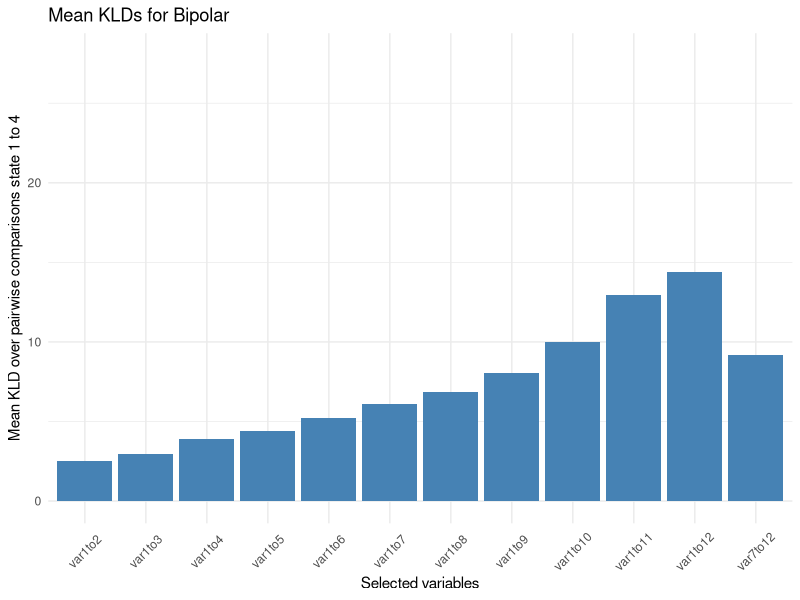
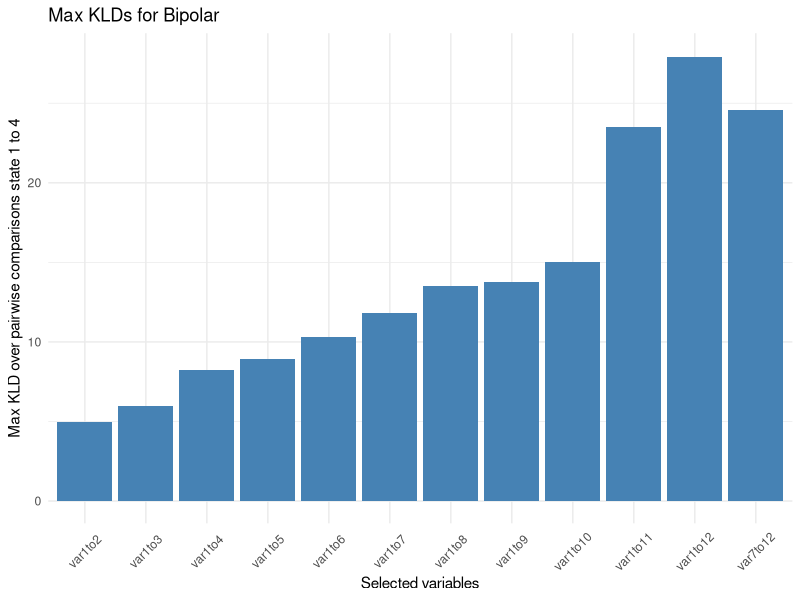
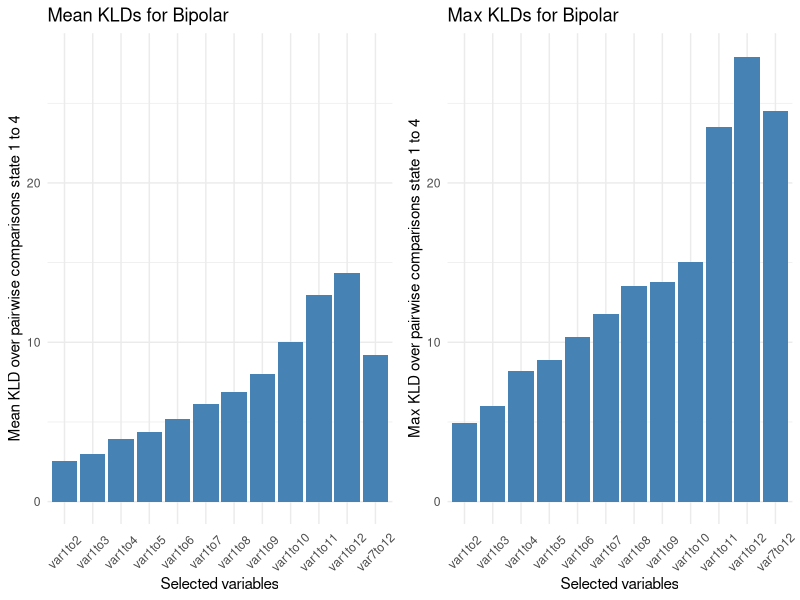
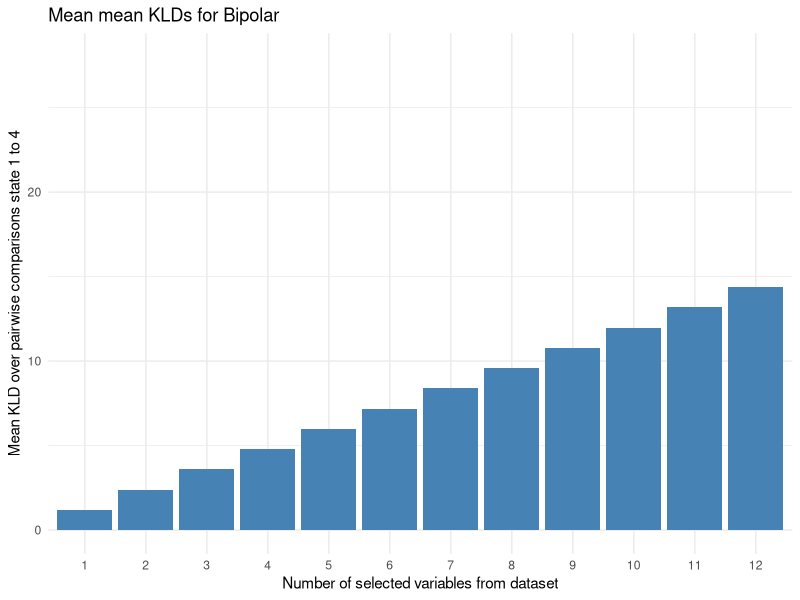
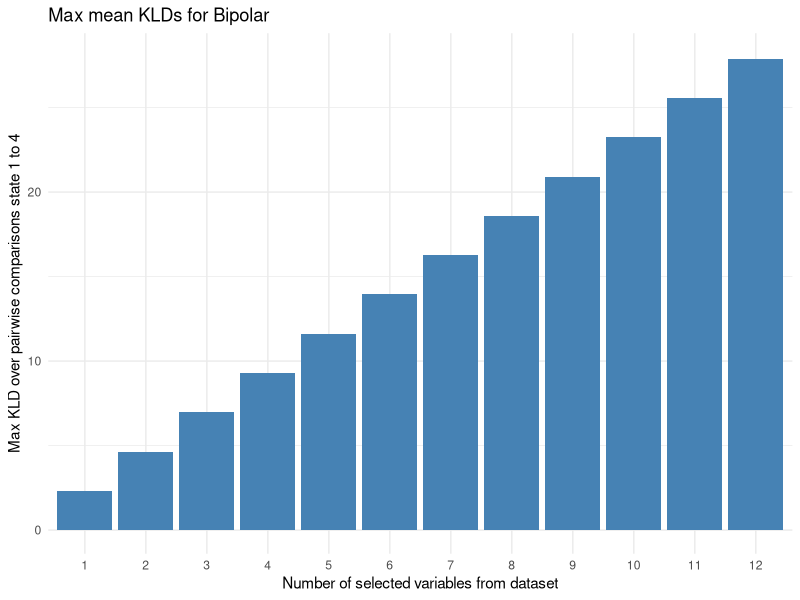
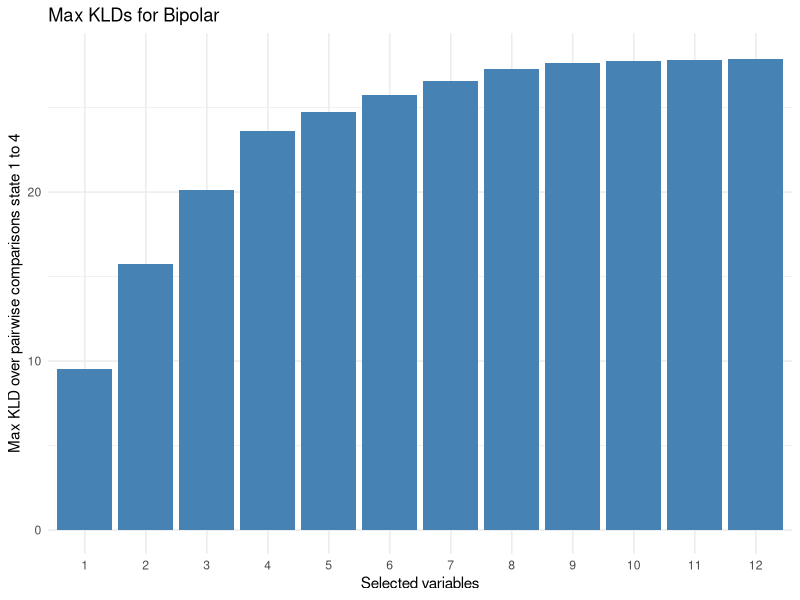
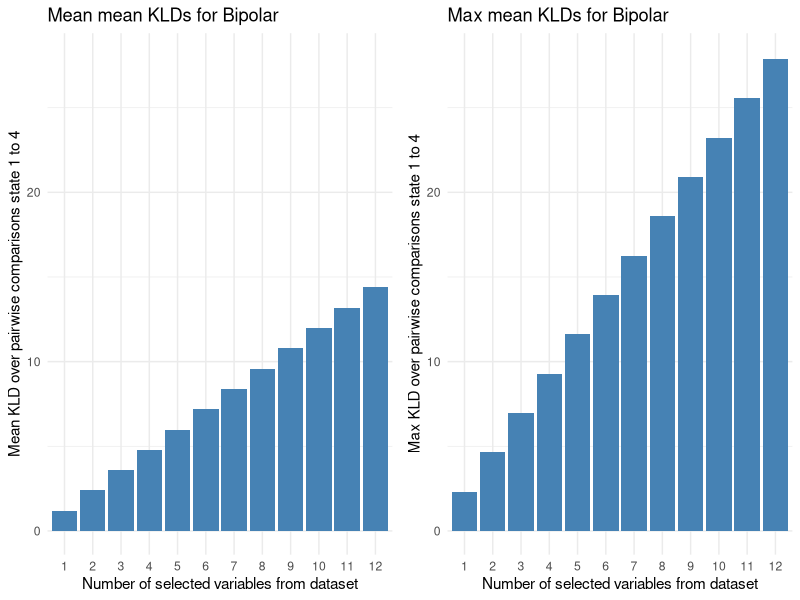
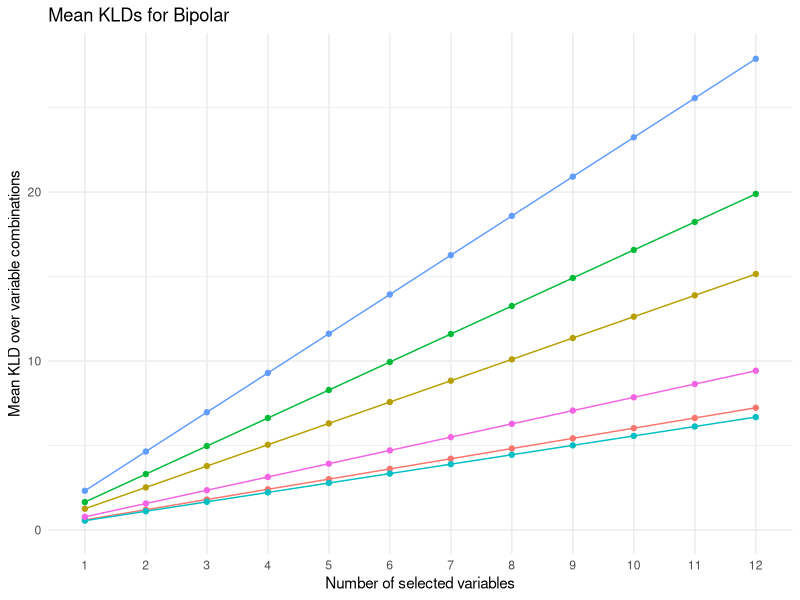

Write R code to recreate these figures, in order.
library(ggplot2)
library(cowplot)
library(combinat)


KLD <- function(mu1, mu2, sig1, sig2) {
  
  d <- length(mu1)
  sig1 <- matrix(sig1, d, d)
  sig2 <- matrix(sig2, d, d)
  mu1 <- matrix(mu1, nrow=d)
  mu2 <- matrix(mu2, nrow=d)
  
  kld <- 0.5 * (    log( det(sig2)/det(sig1) )
                    - d
                    + sum(diag(solve(sig2) %*% sig1))
                    + t(mu1 - mu2) %*% solve(sig2) %*% (mu1 - mu2)
  )
  
  as.numeric(kld)
}


# ---------- Compute KLDs from Emmeke's Empirical Data ---


# ----- Bipolar (published) ------

## data ####
m <- 4
n_dep <- 12
bipolar_mean <- matrix(c( 8.9,  6.9, 16.2, 10.8, 33.0, 54.5,  9.6,  8.2, 38.9,  32.4,  30.5,  31.3,
                         20.2, 16.8, 25.8, 25.5, 34.1, 50.4, 33.8, 23.9, 44.5,  37.4,  36.9,  42.8,
                         49.6, 38.5, 45.1, 49.2, 58.3, 26.5, 35.4, 37.4, 31.8,  18.0,  20.9,  33.7,
                         41.4, 32.5, 31.3, 35.7, 55.3, 29.6, 18.5, 24.0, 22.9,  14.4,  13.3,  19.5), 
                       byrow = TRUE, nrow = m, ncol = n_dep)
colnames(bipolar_mean) <- c("down","dread","worry",
                            "inadequate", "tired", "content",
                            "agitated", "irritated", "switch_focus",
                            "extremely_well", "full_of_ideas", "thoughts_racing")
rownames(bipolar_mean) <- paste0("State_", 1:m)

bipolar_SD <-  matrix(c( 5.0,  4.9, 11.7,  6.7, 20.8, 12.9,  6.1,  5.7, 11.0,  12.1,  11.0,  10.1,
                        16.2, 19.5, 20.9, 19.6, 25.3, 17.6, 24.2, 22.3, 19.6,  20.7,  18.8,  21.1,
                        20.5, 23.7, 23.3, 22.2, 21.8, 17.0, 24.4, 23.9, 18.7,  12.2,  17.5,  21.3,
                        14.4, 19.6, 19.0, 18.7, 19.1, 14.9, 14.9, 17.8,  9.5,   7.9,   6.4,   9.3),
                        byrow = TRUE, nrow = m, ncol = n_dep)
colnames(bipolar_SD) <- c("down","dread","worry",
                            "inadequate", "tired", "content",
                            "agitated", "irritated", "switch_focus",
                            "extremely_well", "full_of_ideas", "thoughts_racing")
rownames(bipolar_SD) <- paste0("State_", 1:m)

## quick look ####
mu1 <- bipolar_mean[1,]
mu2 <- bipolar_mean[2,]
mu3 <- bipolar_mean[3,]
mu4 <- bipolar_mean[4,]

sig1 <- diag(n_dep) * bipolar_SD[1,]^2
sig2 <- diag(n_dep) * bipolar_SD[2,]^2
sig3 <- diag(n_dep) * bipolar_SD[3,]^2
sig4 <- diag(n_dep) * bipolar_SD[4,]^2


KLD(mu1=mu1, mu2=mu2, sig1=sig1, sig2=sig2)
KLD(mu1=mu1, mu2=mu3, sig1=sig1, sig2=sig3)
KLD(mu1=mu1, mu2=mu4, sig1=sig1, sig2=sig4)
KLD(mu1=mu2, mu2=mu3, sig1=sig2, sig2=sig3)
KLD(mu1=mu2, mu2=mu4, sig1=sig2, sig2=sig4)
KLD(mu1=mu3, mu2=mu4, sig1=sig3, sig2=sig4)

## more elaborate look ####
n_comp <- 6 
KLDs_bipolar <- data.frame(from_var = rep(c(rep(1,11), 7), each = n_comp),
                           to_var = rep(c(2:12,12), each = n_comp),
                           mu1 = c(rep(1,3), rep(2,2), 3),
                           mu2 = c(2, 3, 4, 3, 4, 4),
                           KLD = NA)

for(i in 1:length(KLDs_bipolar[,1])){
  vars <- KLDs_bipolar$from_var[i]:KLDs_bipolar$to_var[i]
  KLDs_bipolar$KLD[i] <- KLD(mu1 = bipolar_mean[KLDs_bipolar$mu1[i], vars], 
                             mu2 = bipolar_mean[KLDs_bipolar$mu2[i], vars], 
                             sig1 = (diag(length(vars)) * bipolar_SD[KLDs_bipolar$mu1[i], vars]^2), 
                             sig2 = (diag(length(vars)) * bipolar_SD[KLDs_bipolar$mu2[i], vars]^2))
}

KLDs_bipolar$var_from_to <- factor(paste0("var",KLDs_bipolar$from_var, "to", KLDs_bipolar$to_var), 
                                      levels = unique(paste0("var",KLDs_bipolar$from_var, "to", KLDs_bipolar$to_var)))

plot_mean_bipolar <- ggplot(data = KLDs_bipolar, aes(x = var_from_to, y = KLD)) +
  geom_bar(stat = "summary", fun = "mean", fill="steelblue") + 
  ggtitle("Mean KLDs for Bipolar") +
  ylab("Mean KLD over pairwise comparisons state 1 to 4") + ylim(0,28) +
  xlab("Selected variables") +
  theme_minimal() + 
  theme(axis.text.x = element_text(angle = 45, vjust = 0.5, hjust=0.5))
plot_mean_bipolar

plot_max_bipolar <- ggplot(data = KLDs_bipolar, aes(x = var_from_to, y = KLD)) +
  geom_bar(stat = "summary", fun = "max", fill="steelblue") + 
  ggtitle("Max KLDs for Bipolar") +
  ylab("Max KLD over pairwise comparisons state 1 to 4") + ylim(0,28) +
  xlab("Selected variables") +
  theme_minimal() + 
  theme(axis.text.x = element_text(angle = 45, vjust = 0.5, hjust= 0.5))
plot_max_bipolar

plot_grid(plot_mean_bipolar, plot_max_bipolar)



## Even more elaborate look ####
n_comp <- 6 

KLDs_bipolar2 <- data.frame(n_var = rep(1:12, each = n_comp),
                           mu1 = c(rep(1,3), rep(2,2), 3),
                           mu2 = c(2, 3, 4, 3, 4, 4),
                           KLD_mean = NA, 
                           KLD_max = NA)

for(i in 1:length(KLDs_bipolar2[,1])){
  if(KLDs_bipolar2$n_var[i] < n_dep){
    var_comb <- combn(1:n_dep, m = KLDs_bipolar2$n_var[i])
    n_comb <- dim(var_comb)[2]
    KLDs <- numeric(n_comb)
    
    for(j in 1:n_comb){
      KLDs[j] <- KLD(mu1 = bipolar_mean[KLDs_bipolar2$mu1[i], var_comb[,j]], 
                     mu2 = bipolar_mean[KLDs_bipolar2$mu2[i], var_comb[,j]], 
                     sig1 = (diag(dim(var_comb)[1]) * bipolar_SD[KLDs_bipolar2$mu1[i], var_comb[,j]]^2), 
                     sig2 = (diag(dim(var_comb)[1]) * bipolar_SD[KLDs_bipolar2$mu2[i], var_comb[,j]]^2))
    }
    KLDs_bipolar2$KLD_mean[i] <- mean(KLDs)
    KLDs_bipolar2$KLD_max[i] <- max(KLDs)
  } else {
    KLDs_bipolar2$KLD_mean[i] <- KLD(mu1 = bipolar_mean[KLDs_bipolar2$mu1[i], 1:n_dep], 
                                    mu2 = bipolar_mean[KLDs_bipolar2$mu2[i], 1:n_dep], 
                                    sig1 = (diag(n_dep) * bipolar_SD[KLDs_bipolar2$mu1[i], 1:n_dep]^2), 
                                    sig2 = (diag(n_dep) * bipolar_SD[KLDs_bipolar2$mu2[i], 1:n_dep]^2))
    KLDs_bipolar2$KLD_max[i] <- KLD(mu1 = bipolar_mean[KLDs_bipolar2$mu1[i], 1:n_dep], 
                                   mu2 = bipolar_mean[KLDs_bipolar2$mu2[i], 1:n_dep], 
                                   sig1 = (diag(n_dep) * bipolar_SD[KLDs_bipolar2$mu1[i], 1:n_dep]^2), 
                                   sig2 = (diag(n_dep) * bipolar_SD[KLDs_bipolar2$mu2[i], 1:n_dep]^2))
  }
  
}

KLDs_bipolar2$n_var <- factor(KLDs_bipolar2$n_var)
KLDs_bipolar2$state_comp <- factor(paste0("st", KLDs_bipolar2$mu1,"_vs_st", KLDs_bipolar2$mu2))


aggregate(KLDs_bipolar2, by = list(KLDs_bipolar2$n_var), FUN = mean)

### barplot visualization ####
plot_mean_mean_bipolar <- ggplot(data = KLDs_bipolar2, aes(x = n_var, y = KLD_mean)) +
  geom_bar(stat = "summary", fun = "mean", fill="steelblue") + 
  ggtitle("Mean mean KLDs for Bipolar") +
  ylab("Mean KLD over pairwise comparisons state 1 to 4") + ylim(0,28) +
  xlab("Number of selected variables from dataset") +
  theme_minimal() 
plot_mean_mean_bipolar

plot_max_mean_bipolar <- ggplot(data = KLDs_bipolar2, aes(x = n_var, y = KLD_mean)) +
  geom_bar(stat = "summary", fun = "max", fill="steelblue") + 
  ggtitle("Max mean KLDs for Bipolar") +
  ylab("Max KLD over pairwise comparisons state 1 to 4") + ylim(0,28) +
  xlab("Number of selected variables from dataset") +
  theme_minimal() 
plot_max_mean_bipolar

plot_max_bipolar <- ggplot(data = KLDs_bipolar2, aes(x = n_var, y = KLD_max)) +
  geom_bar(stat = "summary", fun = "max", fill="steelblue") + 
  ggtitle("Max KLDs for Bipolar") +
  ylab("Max KLD over pairwise comparisons state 1 to 4") + ylim(0,28) +
  xlab("Selected variables") +
  theme_minimal() 
plot_max_bipolar

plot_grid(plot_mean_mean_bipolar, plot_max_mean_bipolar)

### line visualization ####
plot_line_mean_bipolar <- ggplot(data = KLDs_bipolar2, aes(x = n_var, y = KLD_mean, group = state_comp, color = state_comp)) +
  geom_line() + 
  geom_point() + 
  ggtitle("Mean KLDs for Bipolar") +
  ylab("Mean KLD over variable combinations") + ylim(0,28) +
  xlab("Number of selected variables") +
  theme_minimal() + theme(legend.position="none")
plot_line_mean_bipolar

plot_line_max_bipolar <- ggplot(data = KLDs_bipolar2, aes(x = n_var, y = KLD_max, group = state_comp, color = state_comp)) +
  geom_line() + 
  geom_point() + 
  ggtitle("Max KLDs for Bipolar") +
  ylab("Max KLD over variable combinations") + ylim(0,28) +
  xlab("Number of selected variables") +
  theme_minimal() 
plot_line_max_bipolar

plot_grid(plot_line_mean_bipolar, plot_line_max_bipolar, rel_widths = c(0.8, 1))


#############
# ----- Suicidal crisis  ------
###########
m <- 4
n_dep <- 5
mu1 <- c(32, 44, 17, 42, 4)
mu2 <- c(52, 35, 30, 40, 48)
mu3 <- c(59, 33, 39, 42, 56)
mu4 <- c(72, 14, 49, 7, 66)

CAB_crisis_mean <- rbind(mu1, mu2, mu3, mu4)
colnames(CAB_crisis_mean) <- c("NegatiefAffect",
                               "Controle",
                               "Terugtrekken",
                               "BehoefteContact",
                               "Suicidaliteit")
rownames(CAB_crisis_mean) <- paste0("State_", 1:m)

sd1 <- c(13, 15, 16, 17,  2)
sd2 <- c(12, 14, 18, 21, 16)
sd3 <- c(15, 17, 26, 26, 20)
sd4 <- c(16,  9, 33,  4, 18)

CAB_crisis_SD <- rbind(sd1, sd2, sd3, sd4)
colnames(CAB_crisis_SD) <- c("NegatiefAffect",
                           "Controle",
                           "Terugtrekken",
                           "BehoefteContact",
                           "Suicidaliteit")
rownames(CAB_crisis_SD) <- paste0("State_", 1:m)

# more elobarte check 
n_comp <- 6 
KLDs_CAB_crisis <- data.frame(from_var = rep(c(rep(1,4)), each = n_comp),
                           to_var = rep(c(2:5), each = n_comp),
                           mu1 = c(rep(1,3), rep(2,2), 3),
                           mu2 = c(2, 3, 4, 3, 4, 4),
                           KLD = NA)

for(i in 1:length(KLDs_CAB_crisis[,1])){
  vars <- KLDs_CAB_crisis$from_var[i]:KLDs_CAB_crisis$to_var[i]
  KLDs_CAB_crisis$KLD[i] <- KLD(mu1 = CAB_crisis_mean[KLDs_CAB_crisis$mu1[i], vars], 
                             mu2 = CAB_crisis_mean[KLDs_CAB_crisis$mu2[i], vars], 
                             sig1 = (diag(length(vars)) * CAB_crisis_SD[KLDs_CAB_crisis$mu1[i], vars]^2), 
                             sig2 = (diag(length(vars)) * CAB_crisis_SD[KLDs_CAB_crisis$mu2[i], vars]^2))
}

KLDs_CAB_crisis$var_from_to <- factor(paste0("var",KLDs_CAB_crisis$from_var, "to", KLDs_CAB_crisis$to_var), 
                                   levels = unique(paste0("var",KLDs_CAB_crisis$from_var, "to", KLDs_CAB_crisis$to_var)))

plot_mean_CAB_crisis <- ggplot(data = KLDs_CAB_crisis, aes(x = var_from_to, y = KLD)) +
  geom_bar(stat = "summary", fun = "mean", fill="darkseagreen") + 
  ggtitle("Mean KLDs for CAB crisis") +
  ylab("Mean KLD over pairwise comparisons state 1 to 4") +
  xlab("Selected variables") +
  theme_minimal() + 
  theme(axis.text.x = element_text(angle = 45, vjust = 0.5, hjust=0.5)) 
plot_mean_CAB_crisis

plot_max_CAB_crisis <- ggplot(data = KLDs_CAB_crisis, aes(x = var_from_to, y = KLD)) +
  geom_bar(stat = "summary", fun = "max", fill="darkseagreen") + 
  ggtitle("Max KLDs for CAB crisis") +
  ylab("Max KLD over pairwise comparisons state 1 to 4") +
  xlab("Selected variables") +
  theme_minimal() + 
  theme(axis.text.x = element_text(angle = 45, vjust = 0.5, hjust= 0.5))
plot_max_CAB_crisis

plot_grid(plot_mean_CAB_crisis, plot_max_CAB_crisis)


plot_max_CAB_crisis <- ggplot(data = KLDs_CAB_crisis, aes(x = var_from_to, y = KLD)) +
  geom_bar(stat = "summary", fun = "max", fill="darkseagreen") + 
  ggtitle("Max KLDs for CAB crisis") +
  ylab("Max KLD over pairwise comparisons state 1 to 4") +
  xlab("Selected variables") +
  theme_minimal() + 
  theme(axis.text.x = element_text(angle = 45, vjust = 0.5, hjust= 0.5))
plot_max_CAB_crisis

plot_grid(plot_mean_CAB_crisis, plot_max_CAB_crisis)

## Even more elaborate look ####
n_comp <- 6 

KLDs_CAB_crisis2 <- data.frame(n_var = rep(1:n_dep, each = n_comp),
                             mu1 = c(rep(1,3), rep(2,2), 3),
                             mu2 = c(2, 3, 4, 3, 4, 4),
                             KLD_mean = NA, 
                             KLD_max = NA)

for(i in 1:length(KLDs_CAB_crisis2[,1])){
  if(KLDs_CAB_crisis2$n_var[i] < n_dep){
    var_comb <- combn(1:n_dep, m = KLDs_CAB_crisis2$n_var[i])
    n_comb <- dim(var_comb)[2]
    KLDs <- numeric(n_comb)
    
    for(j in 1:n_comb){
      KLDs[j] <- KLD(mu1 = CAB_crisis_mean[KLDs_CAB_crisis2$mu1[i], var_comb[,j]], 
                     mu2 = CAB_crisis_mean[KLDs_CAB_crisis2$mu2[i], var_comb[,j]], 
                     sig1 = (diag(dim(var_comb)[1]) * CAB_crisis_SD[KLDs_CAB_crisis2$mu1[i], var_comb[,j]]^2), 
                     sig2 = (diag(dim(var_comb)[1]) * CAB_crisis_SD[KLDs_CAB_crisis2$mu2[i], var_comb[,j]]^2))
    }
    KLDs_CAB_crisis2$KLD_mean[i] <- mean(KLDs)
    KLDs_CAB_crisis2$KLD_max[i] <- max(KLDs)
  } else {
    KLDs_CAB_crisis2$KLD_mean[i] <- KLD(mu1 = CAB_crisis_mean[KLDs_CAB_crisis2$mu1[i], 1:n_dep], 
                                      mu2 = CAB_crisis_mean[KLDs_CAB_crisis2$mu2[i], 1:n_dep], 
                                      sig1 = (diag(n_dep) * CAB_crisis_SD[KLDs_CAB_crisis2$mu1[i], 1:n_dep]^2), 
                                      sig2 = (diag(n_dep) * CAB_crisis_SD[KLDs_CAB_crisis2$mu2[i], 1:n_dep]^2))
    KLDs_CAB_crisis2$KLD_max[i] <- KLD(mu1 = CAB_crisis_mean[KLDs_CAB_crisis2$mu1[i], 1:n_dep], 
                                     mu2 = CAB_crisis_mean[KLDs_CAB_crisis2$mu2[i], 1:n_dep], 
                                     sig1 = (diag(n_dep) * CAB_crisis_SD[KLDs_CAB_crisis2$mu1[i], 1:n_dep]^2), 
                                     sig2 = (diag(n_dep) * CAB_crisis_SD[KLDs_CAB_crisis2$mu2[i], 1:n_dep]^2))
  }
  
}

KLDs_CAB_crisis2$n_var <- factor(KLDs_CAB_crisis2$n_var)
KLDs_CAB_crisis2$state_comp <- factor(paste0("st", KLDs_CAB_crisis2$mu1,"_vs_st", KLDs_CAB_crisis2$mu2))

### barplot visualization ####
plot_mean_mean_CAB_crisis <- ggplot(data = KLDs_CAB_crisis2, aes(x = n_var, y = KLD_mean)) +
  geom_bar(stat = "summary", fun = "mean", fill="steelblue") + 
  ggtitle("Mean mean KLDs for CAB crisis") +
  ylab("Mean KLD over pairwise comparisons state 1 to 4") + ylim(0,28) +
  xlab("Number of selected variables from dataset") +
  theme_minimal() 
plot_mean_mean_CAB_crisis

plot_max_mean_CAB_crisis <- ggplot(data = KLDs_CAB_crisis2, aes(x = n_var, y = KLD_mean)) +
  geom_bar(stat = "summary", fun = "max", fill="steelblue") + 
  ggtitle("Max mean KLDs for CAB crisis") +
  ylab("Max KLD over pairwise comparisons state 1 to 4") + ylim(0,28) +
  xlab("Number of selected variables from dataset") +
  theme_minimal() 
plot_max_mean_CAB_crisis

plot_max_CAB_crisis <- ggplot(data = KLDs_CAB_crisis2, aes(x = n_var, y = KLD_max)) +
  geom_bar(stat = "summary", fun = "max", fill="steelblue") + 
  ggtitle("Max KLDs for CAB crisis") +
  ylab("Max KLD over pairwise comparisons state 1 to 4") + ylim(0,28) +
  xlab("Selected variables") +
  theme_minimal() 
plot_max_CAB_crisis

plot_grid(plot_mean_mean_CAB_crisis, plot_max_mean_CAB_crisis)

### line visualization ####
plot_line_mean_CAB_crisis <- ggplot(data = KLDs_CAB_crisis2, aes(x = n_var, y = KLD_mean, group = state_comp, color = state_comp)) +
  geom_line() + 
  geom_point() + 
  ggtitle("Mean KLDs for CAB crisis") +
  ylab("Mean KLD over variable combinations") + 
  xlab("Number of selected variables") +
  theme_minimal() + theme(legend.position="none")
plot_line_mean_CAB_crisis

plot_line_max_CAB_crisis <- ggplot(data = KLDs_CAB_crisis2, aes(x = n_var, y = KLD_max, group = state_comp, color = state_comp)) +
  geom_line() + 
  geom_point() + 
  ggtitle("Max KLDs for CAB crisis") +
  ylab("Max KLD over variable combinations") + 
  xlab("Number of selected variables") +
  theme_minimal() 
plot_line_max_CAB_crisis

plot_grid(plot_line_mean_CAB_crisis, plot_line_max_CAB_crisis, rel_widths = c(0.8, 1))

#########
# ----- Psychotic substances (submitted) ------
########
m <- 4
n_dep <- 6
mu1 <- c(25, 17, 7, 7, 6, 5)
mu2 <- c(39, 35, 20, 20, 4, 4)
mu3 <- c(37, 31, 16, 19, 22, 12)
mu4 <- c(58, 57, 41, 40, 32, 29)

psychotic_mean <- rbind(mu1, mu2, mu3, mu4)
colnames(psychotic_mean) <- c("Stressed",
                              "Down",
                              "Suspicious",
                              "Paranoia",
                              "Broadcasting",
                              "External_Control" )
rownames(psychotic_mean) <- paste0("State_", 1:m)

sd1 <- c(4, 3, 2, 2, 2, 2)
sd2 <- c(4, 3, 2, 2, 2, 2)
sd3 <- c(4, 4, 4, 4, 4, 4)
sd4 <- c(5, 5, 5, 5, 5, 5)

psychotic_SD <- rbind(sd1, sd2, sd3, sd4)
colnames(psychotic_SD) <- c("Stressed",
                             "Down",
                             "Suspicious",
                             "Paranoia",
                             "Broadcasting",
                             "External_Control" )
rownames(psychotic_SD) <- paste0("State_", 1:m)


# more elobarte check 
n_comp <- 6 
KLDs_psychotic <- data.frame(from_var = rep(c(rep(1,5)), each = n_comp),
                             to_var = rep(c(2:6), each = n_comp),
                             mu1 = c(rep(1,3), rep(2,2), 3),
                             mu2 = c(2, 3, 4, 3, 4, 4),
                             KLD = NA)

for(i in 1:length(KLDs_psychotic[,1])){
  vars <- KLDs_psychotic$from_var[i]:KLDs_psychotic$to_var[i]
  KLDs_psychotic$KLD[i] <- KLD(mu1 = psychotic_mean[KLDs_psychotic$mu1[i], vars], 
                               mu2 = psychotic_mean[KLDs_psychotic$mu2[i], vars], 
                               sig1 = (diag(length(vars)) * psychotic_SD[KLDs_psychotic$mu1[i], vars]^2), 
                               sig2 = (diag(length(vars)) * psychotic_SD[KLDs_psychotic$mu2[i], vars]^2))
}

KLDs_psychotic$var_from_to <- factor(paste0("var",KLDs_psychotic$from_var, "to", KLDs_psychotic$to_var), 
                                     levels = unique(paste0("var",KLDs_psychotic$from_var, "to", KLDs_psychotic$to_var)))

plot_mean_psychotic <- ggplot(data = KLDs_psychotic, aes(x = var_from_to, y = KLD)) +
  geom_bar(stat = "summary", fun = "mean", fill="darkorchid4") + 
  ggtitle("Mean KLDs for psychotic") +
  ylab("Mean KLD over pairwise comparisons state 1 to 4") +
  xlab("Selected variables") +
  theme_minimal() + 
  theme(axis.text.x = element_text(angle = 45, vjust = 0.5, hjust=0.5)) 
plot_mean_psychotic

plot_max_psychotic <- ggplot(data = KLDs_psychotic, aes(x = var_from_to, y = KLD)) +
  geom_bar(stat = "summary", fun = "max", fill="darkorchid4") + 
  ggtitle("Max KLDs for psychotic") +
  ylab("Max KLD over pairwise comparisons state 1 to 4") +
  xlab("Selected variables") +
  theme_minimal() + 
  theme(axis.text.x = element_text(angle = 45, vjust = 0.5, hjust= 0.5))
plot_max_psychotic

plot_grid(plot_mean_psychotic, plot_max_psychotic)

## Even more elaborate look ####
n_comp <- 6 

KLDs_psychotic2 <- data.frame(n_var = rep(1:n_dep, each = n_comp),
                               mu1 = c(rep(1,3), rep(2,2), 3),
                               mu2 = c(2, 3, 4, 3, 4, 4),
                               KLD_mean = NA, 
                               KLD_max = NA)

for(i in 1:length(KLDs_psychotic2[,1])){
  if(KLDs_psychotic2$n_var[i] < n_dep){
    var_comb <- combn(1:n_dep, m = KLDs_psychotic2$n_var[i])
    n_comb <- dim(var_comb)[2]
    KLDs <- numeric(n_comb)
    
    for(j in 1:n_comb){
      KLDs[j] <- KLD(mu1 = psychotic_mean[KLDs_psychotic2$mu1[i], var_comb[,j]], 
                     mu2 = psychotic_mean[KLDs_psychotic2$mu2[i], var_comb[,j]], 
                     sig1 = (diag(dim(var_comb)[1]) * psychotic_SD[KLDs_psychotic2$mu1[i], var_comb[,j]]^2), 
                     sig2 = (diag(dim(var_comb)[1]) * psychotic_SD[KLDs_psychotic2$mu2[i], var_comb[,j]]^2))
    }
    KLDs_psychotic2$KLD_mean[i] <- mean(KLDs)
    KLDs_psychotic2$KLD_max[i] <- max(KLDs)
  } else {
    KLDs_psychotic2$KLD_mean[i] <- KLD(mu1 = psychotic_mean[KLDs_psychotic2$mu1[i], 1:n_dep], 
                                        mu2 = psychotic_mean[KLDs_psychotic2$mu2[i], 1:n_dep], 
                                        sig1 = (diag(n_dep) * psychotic_SD[KLDs_psychotic2$mu1[i], 1:n_dep]^2), 
                                        sig2 = (diag(n_dep) * psychotic_SD[KLDs_psychotic2$mu2[i], 1:n_dep]^2))
    KLDs_psychotic2$KLD_max[i] <- KLD(mu1 = psychotic_mean[KLDs_psychotic2$mu1[i], 1:n_dep], 
                                       mu2 = psychotic_mean[KLDs_psychotic2$mu2[i], 1:n_dep], 
                                       sig1 = (diag(n_dep) * psychotic_SD[KLDs_psychotic2$mu1[i], 1:n_dep]^2), 
                                       sig2 = (diag(n_dep) * psychotic_SD[KLDs_psychotic2$mu2[i], 1:n_dep]^2))
  }
  
}

KLDs_psychotic2$n_var <- factor(KLDs_psychotic2$n_var)
KLDs_psychotic2$state_comp <- factor(paste0("st", KLDs_psychotic2$mu1,"_vs_st", KLDs_psychotic2$mu2))

### barplot visualization ####
plot_mean_mean_psychotic <- ggplot(data = KLDs_psychotic2, aes(x = n_var, y = KLD_mean)) +
  geom_bar(stat = "summary", fun = "mean", fill="steelblue") + 
  ggtitle("Mean mean KLDs for psychotic") +
  ylab("Mean KLD over pairwise comparisons state 1 to 4") + ylim(0,28) +
  xlab("Number of selected variables from dataset") +
  theme_minimal() 
plot_mean_mean_psychotic

plot_max_mean_psychotic <- ggplot(data = KLDs_psychotic2, aes(x = n_var, y = KLD_mean)) +
  geom_bar(stat = "summary", fun = "max", fill="steelblue") + 
  ggtitle("Max mean KLDs for psychotic") +
  ylab("Max KLD over pairwise comparisons state 1 to 4") + ylim(0,28) +
  xlab("Number of selected variables from dataset") +
  theme_minimal() 
plot_max_mean_psychotic

plot_max_psychotic <- ggplot(data = KLDs_psychotic2, aes(x = n_var, y = KLD_max)) +
  geom_bar(stat = "summary", fun = "max", fill="steelblue") + 
  ggtitle("Max KLDs for psychotic") +
  ylab("Max KLD over pairwise comparisons state 1 to 4") + ylim(0,28) +
  xlab("Selected variables") +
  theme_minimal() 
plot_max_psychotic

plot_grid(plot_mean_mean_psychotic, plot_max_mean_psychotic)

### line visualization ####
plot_line_mean_psychotic <- ggplot(data = KLDs_psychotic2, aes(x = n_var, y = KLD_mean, group = state_comp, color = state_comp)) +
  geom_line() + 
  geom_point() + 
  ggtitle("Mean KLDs for psychotic") +
  ylab("Mean KLD over variable combinations") + 
  xlab("Number of selected variables") +
  theme_minimal() + theme(legend.position="none")
plot_line_mean_psychotic

plot_line_max_psychotic <- ggplot(data = KLDs_psychotic2, aes(x = n_var, y = KLD_max, group = state_comp, color = state_comp)) +
  geom_line() + 
  geom_point() + 
  ggtitle("Max KLDs for psychotic") +
  ylab("Max KLD over variable combinations") + 
  xlab("Number of selected variables") +
  theme_minimal() 
plot_line_max_psychotic

plot_grid(plot_line_mean_psychotic, plot_line_max_psychotic, rel_widths = c(0.8, 1))

aggregate(KLDs_psychotic2, by = list(KLDs_psychotic2$n_var), FUN = mean)

#########


# ----- Mindfulness (toy emp example) ------
mu1 <- c(68, 49, 64, 65, 4, 5, 9, 6)
mu2 <- c(61, 43, 54, 54, 17, 19, 25, 20)
mu3 <- c(36, 22, 34, 31, 34, 24, 47, 34)
d <- length(mu1)
sig1 <- diag(d) * c(15, 24, 21, 18, 4, 4, 8, 5)^2
sig2 <- diag(d) * c(16, 21, 22, 19, 17, 20, 19, 18)^2
sig3 <- diag(d) * c(19, 16, 22, 19, 28, 26, 25, 26)^2
# 3 Comparisons
KLD(mu1=mu1, mu2=mu2, sig1=sig1, sig2=sig2)
KLD(mu1=mu1, mu2=mu3, sig1=sig1, sig2=sig3)
KLD(mu1=mu2, mu2=mu3, sig1=sig2, sig2=sig3)
